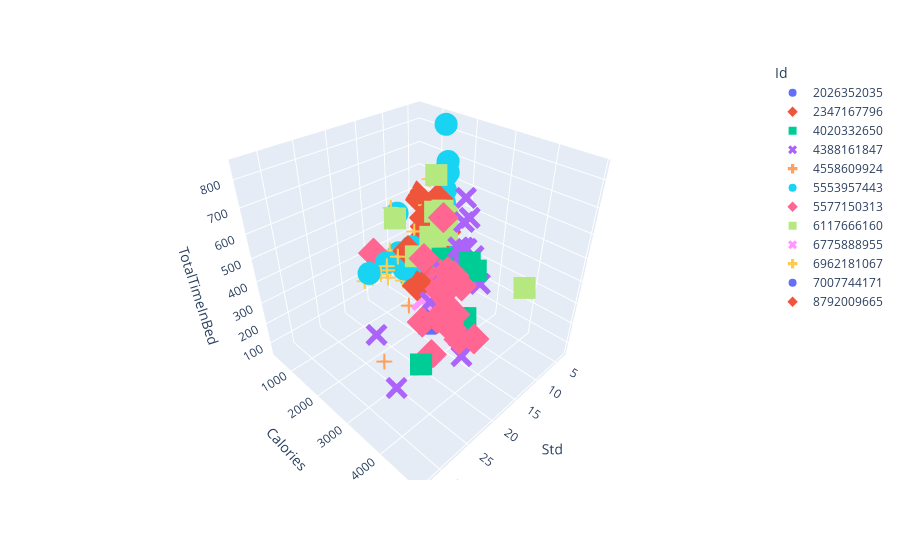

The notebook cell saved with this chart:
### Code cell
px.scatter_3d(totalMerge, x = 'Std',y = 'Calories', z = 'TotalTimeInBed', symbol = 'Id',color = 'Id')

### Figure 1 — Plotly figure (JSON) as saved in the notebook; plotly's stock layout.template omitted (floating-point values rounded to 4 significant figures)
{"data": [{"hovertemplate": "Id=2026352035<br>Std=%{x}<br>Calories=%{y}<br>TotalTimeInBed=%{z}<extra></extra>", "legendgroup": "2026352035", "marker": {"color": "#636efa", "symbol": "circle"}, "mode": "markers", "name": "2026352035", "scene": "scene", "showlegend": true, "type": "scatter3d", "x": [3.486, 7.663, 9.092, 9.534], "y": [1214, 1576, 1690, 1869], "z": [498, 531, 543, 556]}, {"hovertemplate": "Id=2347167796<br>Std=%{x}<br>Calories=%{y}<br>TotalTimeInBed=%{z}<extra></extra>", "legendgroup": "2347167796", "marker": {"color": "#EF553B", "symbol": "diamond"}, "mode": "markers", "name": "2347167796", "scene": "scene", "showlegend": true, "type": "scatter3d", "x": [13.01, 10.28, 13.72, 9.52, 12.57, 18.33, 13.51, 11.75, 18.44, 12.73, 12.9, 9.507, 14.16, 8.628, 4.292], "y": [2038, 2010, 2133, 1882, 1944, 2346, 2048, 1946, 2629, 2187, 2095, 1861, 2194, 1854, 403], "z": [531, 489, 504, 602, 557, 514, 484, 461, 386, 459, 471, 490, 499, 450, 473]}, {"hovertemplate": "Id=4020332650<br>Std=%{x}<br>Calories=%{y}<br>TotalTimeInBed=%{z}<extra></extra>", "legendgroup": "4020332650", "marker": {"color": "#00cc96", "symbol": "square"}, "mode": "markers", "name": "4020332650", "scene": "scene", "showlegend": true, "type": "scatter3d", "x": [15.89, 20.48, 11.73, 16.47, 14.17, 12.31, 13.87, 15.65], "y": [3654, 3051, 2828, 3879, 3429, 2704, 3089, 2926], "z": [541, 77, 332, 536, 248, 408, 402, 494]}, {"hovertemplate": "Id=4388161847<br>Std=%{x}<br>Calories=%{y}<br>TotalTimeInBed=%{z}<extra></extra>", "legendgroup": "4388161847", "marker": {"color": "#ab63fa", "symbol": "x"}, "mode": "markers", "name": "4388161847", "scene": "scene", "showlegend": true, "type": "scatter3d", "x": [13.63, 10.29, 8.697, 26.52, 13.58, 12.68, 13.23, 15.38, 18.09, 10.16, 10.68, 11.95, 12.98, 12.63, 11.64, 19.41, 12.83, 12.64, 12.64, 16.61, 32.73, 11.99, 12.24, 11.79], "y": [3066, 3073, 2572, 3274, 3015, 3083, 3069, 3544, 3306, 2885, 2929, 3074, 2969, 3283, 2926, 3147, 3162, 2899, 2899, 4022, 3934, 3013, 3061, 2954], "z": [526, 448, 641, 104, 338, 451, 458, 85, 501, 595, 346, 500, 458, 430, 597, 376, 414, 495, 495, 496, 541, 65, 375, 494]}, {"hovertemplate": "Id=4558609924<br>Std=%{x}<br>Calories=%{y}<br>TotalTimeInBed=%{z}<extra></extra>", "legendgroup": "4558609924", "marker": {"color": "#FFA15A", "symbol": "cross"}, "mode": "markers", "name": "4558609924", "scene": "scene", "showlegend": true, "type": "scatter3d", "x": [13.89, 15.59, 15.69, 10.08, 25.13], "y": [2486, 2223, 1918, 1692, 2666], "z": [137, 121, 179, 129, 134]}, {"hovertemplate": "Id=5553957443<br>Std=%{x}<br>Calories=%{y}<br>TotalTimeInBed=%{z}<extra></extra>", "legendgroup": "5553957443", "marker": {"color": "#19d3f3", "symbol": "circle"}, "mode": "markers", "name": "5553957443", "scene": "scene", "showlegend": true, "type": "scatter3d", "x": [8.36, 6.61, 17.78, 15.67, 7.109, 4.426, 6.607, 17.51, 5.479, 17.59, 16.47, 6.815, 5.107, 17.43, 16.85, 8.382, 20.26, 16.56, 5.212, 7.316, 17.94, 16.9, 6.162, 17.59, 8.354, 8.343, 7.1, 24.71, 19.04, 6.238, 10.67], "y": [2026, 1718, 2324, 2254, 1831, 1397, 1683, 2284, 1570, 2066, 2105, 1776, 1507, 2033, 2093, 1922, 1999, 2169, 1463, 1747, 1996, 2116, 1698, 2156, 1916, 1494, 1762, 2272, 2335, 1693, 741], "z": [464, 488, 418, 409, 686, 402, 541, 410, 678, 431, 353, 725, 640, 468, 453, 391, 457, 495, 843, 686, 471, 429, 470, 464, 434, 470, 608, 494, 443, 486, 475]}, {"hovertemplate": "Id=5577150313<br>Std=%{x}<br>Calories=%{y}<br>TotalTimeInBed=%{z}<extra></extra>", "legendgroup": "5577150313", "marker": {"color": "#FF6692", "symbol": "diamond"}, "mode": "markers", "name": "5577150313", "scene": "scene", "showlegend": true, "type": "scatter3d", "x": [19.11, 13.76, 26.62, 21.98, 23.5, 26.85, 19.69, 17.82, 17.9, 21.06, 17.96, 17.04, 23.09, 17.38, 16.31, 17.64, 20.97, 20.4, 23.85, 21.44, 19.73, 20.31, 14.49, 18.0, 20.15, 20.6], "y": [3405, 2551, 4022, 4005, 4274, 4552, 3625, 3501, 3192, 4018, 3329, 3152, 4392, 3374, 3088, 3294, 3580, 3544, 4501, 4546, 3014, 3795, 2755, 3004, 3841, 1665], "z": [438, 458, 497, 413, 445, 583, 553, 465, 480, 437, 366, 402, 615, 461, 377, 452, 372, 485, 433, 398, 553, 543, 634, 78, 562, 476]}, {"hovertemplate": "Id=6117666160<br>Std=%{x}<br>Calories=%{y}<br>TotalTimeInBed=%{z}<extra></extra>", "legendgroup": "6117666160", "marker": {"color": "#B6E880", "symbol": "square"}, "mode": "markers", "name": "6117666160", "scene": "scene", "showlegend": true, "type": "scatter3d", "x": [12.61, 10.88, 10.37, 15.71, 18.1, 15.78, 12.43, 12.97, 11.92, 15.66, 12.11, 13.33, 10.86, 14.62, 9.626, 13.92, 12.57, 14.09], "y": [2828, 2225, 2018, 2606, 2536, 4900, 2409, 2651, 2305, 2576, 1879, 2560, 2361, 2636, 1838, 2469, 2250, 1248], "z": [398, 350, 510, 492, 502, 550, 546, 539, 367, 557, 416, 636, 575, 415, 698, 507, 603, 522]}, {"hovertemplate": "Id=6775888955<br>Std=%{x}<br>Calories=%{y}<br>TotalTimeInBed=%{z}<extra></extra>", "legendgroup": "6775888955", "marker": {"color": "#FF97FF", "symbol": "x"}, "mode": "markers", "name": "6775888955", "scene": "scene", "showlegend": true, "type": "scatter3d", "x": [16.01, 15.15, 12.02], "y": [2400, 2507, 2127], "z": [260, 441, 406]}, {"hovertemplate": "Id=6962181067<br>Std=%{x}<br>Calories=%{y}<br>TotalTimeInBed=%{z}<extra></extra>", "legendgroup": "6962181067", "marker": {"color": "#FECB52", "symbol": "cross"}, "mode": "markers", "name": "6962181067", "scene": "scene", "showlegend": true, "type": "scatter3d", "x": [20.02, 10.12, 7.059, 11.22, 18.3, 13.33, 15.35, 15.24, 14.92, 25.01, 21.76, 21.48, 10.85, 15.31, 18.06, 13.17, 23.68, 16.64, 19.54, 9.768, 15.14, 14.26, 20.67, 14.28, 10.08, 10.51, 10.38, 14.3, 22.19, 18.74, 12.95], "y": [1994, 1718, 1466, 1756, 2173, 2027, 2039, 2046, 2174, 2179, 2086, 2571, 1705, 2194, 2012, 2034, 2182, 2254, 2002, 1740, 2162, 2072, 2086, 2066, 1850, 1947, 1659, 2105, 2361, 1855, 928], "z": [387, 679, 535, 386, 366, 446, 458, 535, 424, 457, 435, 546, 514, 415, 446, 467, 453, 447, 424, 426, 482, 418, 455, 491, 462, 334, 569, 497, 481, 480, 535]}, {"hovertemplate": "Id=7007744171<br>Std=%{x}<br>Calories=%{y}<br>TotalTimeInBed=%{z}<extra></extra>", "legendgroup": "7007744171", "marker": {"color": "#636efa", "symbol": "circle"}, "mode": "markers", "name": "7007744171", "scene": "scene", "showlegend": true, "type": "scatter3d", "x": [10.92, 13.65], "y": [2076, 2225], "z": [82, 61]}, {"hovertemplate": "Id=8792009665<br>Std=%{x}<br>Calories=%{y}<br>TotalTimeInBed=%{z}<extra></extra>", "legendgroup": "8792009665", "marker": {"color": "#EF553B", "symbol": "diamond"}, "mode": "markers", "name": "8792009665", "scene": "scene", "showlegend": true, "type": "scatter3d", "x": [12.12, 10.21, 11.39, 8.088, 13.53, 13.83, 14.84, 12.23, 16.47, 15.84, 14.07, 9.893, 10.4, 12.62, 8.896], "y": [2044, 1934, 1963, 2009, 2188, 2419, 2748, 2067, 2780, 3101, 2896, 1962, 2015, 2297, 2067], "z": [493, 552, 503, 377, 547, 407, 360, 428, 416, 406, 360, 527, 423, 545, 463]}], "layout": {"legend": {"title": {"text": "Id"}, "tracegroupgap": 0}, "margin": {"t": 60}, "scene": {"domain": {"x": [0, 1], "y": [0, 1]}, "xaxis": {"title": {"text": "Std"}}, "yaxis": {"title": {"text": "Calories"}}, "zaxis": {"title": {"text": "TotalTimeInBed"}}}}}
